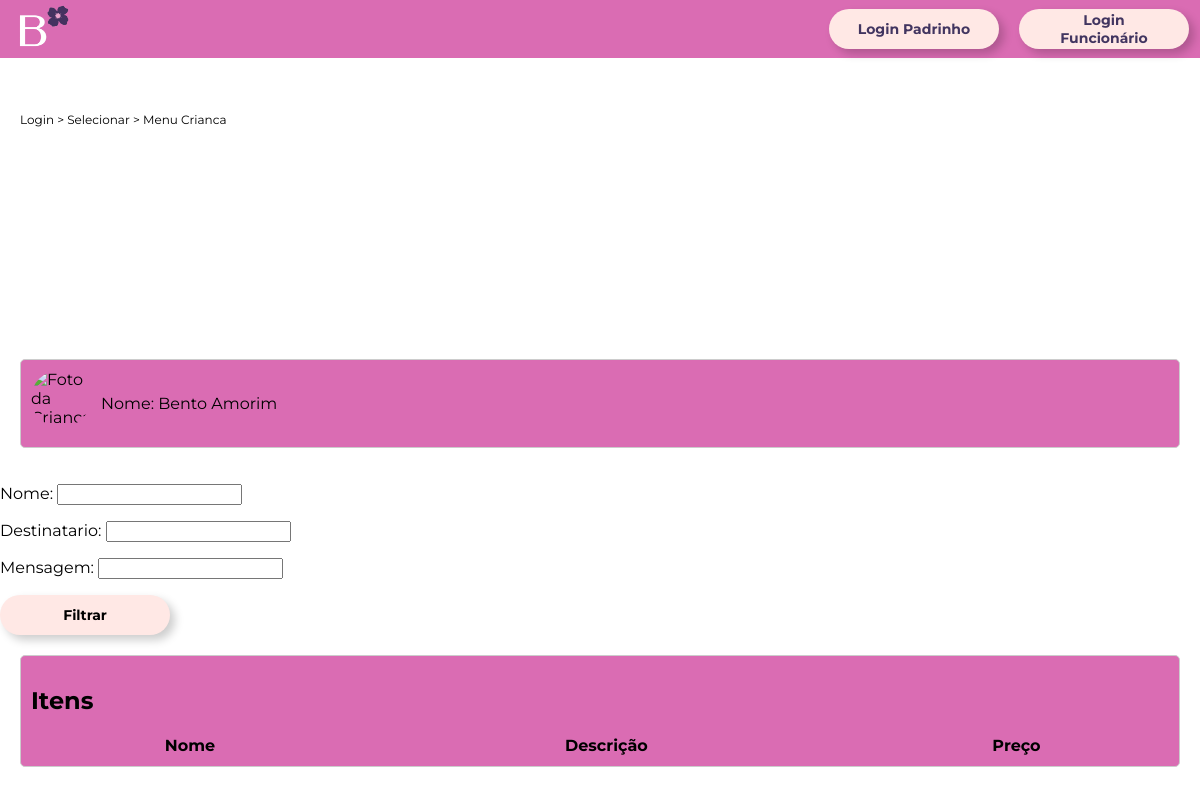
Page /desenvolvimento on the earlier database version.
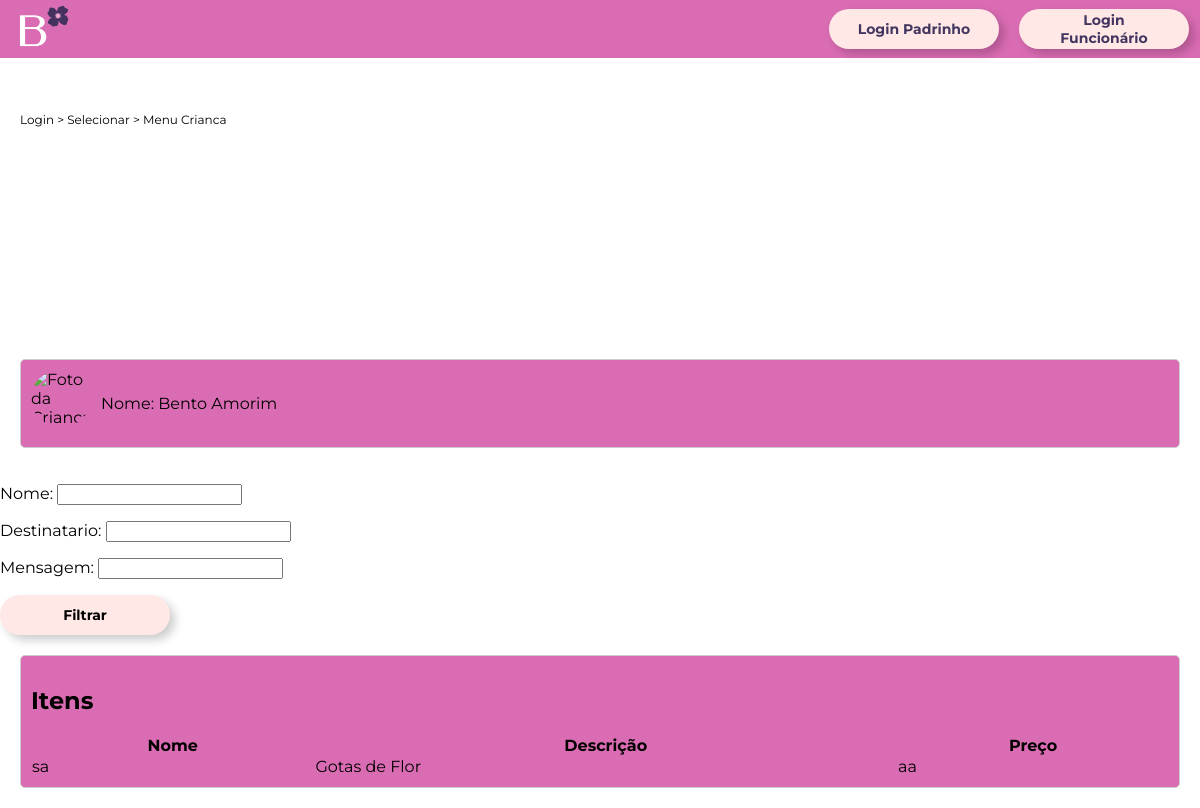
Same page on the later database version.
### app_bloom/models.py (models this page shows)
class FeedbackPadrinho(models.Model):
    nome = models.CharField(max_length=100)
    destinatario = models.TextField(choices=destinatarioFeedback.choices)
    mensagem = models.CharField(max_length=1000)

### app_bloom/views.py (the view)
# urls.py: path('desenvolvimento',views.desenvolvimentopadri,name='desenvolvimentopadri'),
def desenvolvimentopadri(request):
    itens = FeedbackPadrinho.objects.all()
    if request.method == 'GET':
        form = ItemFilterForm(request.GET)
        if form.is_valid():
            nome = form.cleaned_data.get('nome')
            destinatario = form.cleaned_data.get('destinatario')
            mensagem = form.cleaned_data.get('mensagem')
            if nome:
                itens = itens.filter(nome__icontains=nome)
            if destinatario:
                itens = itens.filter(preco__gte=destinatario)
            if mensagem:
                itens = itens.filter(preco__lte=mensagem)
    else:
        form = ItemFilterForm()
    data = {
        'itens': [{'nome': item.nome, 'descricao': item.destinatario, 'preco': item.mensagem} for item in itens]
    }
    return render(request, 'desenvolvimento.html', {'itens': itens, 'form': form, 'data': data})

### app_bloom/forms.py
class ItemFilterForm(forms.Form):
    nome = forms.CharField(required=False)
    destinatario = forms.DecimalField(required=False, min_value=0)
    mensagem = forms.DecimalField(required=False, min_value=0)

### app_bloom/templates/desenvolvimento.html (shortened to what this page needs)
<!DOCTYPE html>
<html lang="pt-BR">
<head>
</head>
<body>
    {% load static %}
    <div id="header" style="display: flex; justify-content: space-between; align-items: center;">
        <div id="logo-container">
            <div id="logo-principal">
                <a href="{% url 'home' %}">
                    <img src="{% static 'logo\logoB.png' %}" alt="Logo Bloom" style="width: 60px; height: auto;">
                </a>
            </div>
        </div>
        <div id="menu-buttons" style="display: flex; gap: 20px; margin-right: 25px;">
            <button>
                <a href={% url 'loginpadri'%} style="color: #423560;">Login Padrinho</a>
            </button>
            <button>
                <a href={% url 'loginfunci'%} style="color: #423560;">Login Funcionário</a>
            </button>
        </div>
    </div>
    <div class="text">
        <div class="text">
            <p>Login > Selecionar > Menu Crianca</p>
        </div>
    </div>
    <div class="dados-crianca">
        <img src="https://cdn-icons-png.flaticon.com/512/1946/1946429.png" style="width: 60px; margin-right:10px;" class="rectangle" alt="Foto da Criança">
        <p>Nome: Bento Amorim</p>
    </div>
    <form id="filtro-form" method="get" action="">
        {{ form.as_p }}
        <button type="submit">Filtrar</button>
    </form>
    <div class="tabela-container" id="tabela-Janeiro">
        <h2>Itens</h2>
        <table>
            <thead>
                <tr>
                    <th>Nome</th>
                    <th>Descrição</th>
                    <th>Preço</th>
                </tr>
            </thead>
            <tbody>
                {% for item in itens %}
                    <tr>
                        <td>{{ item.nome }}</td>
                        <td>{{ item.destinatario }}</td>
                        <td>{{ item.mensagem }}</td>
                    </tr>
                {% endfor %}
            </tbody>
        </table>
    </div>
</body>
</html>

Differences in the rows shown:
added FeedbackPadrinho: nome "sa", destinatario "Gotas de Flor", mensagem "aa"
